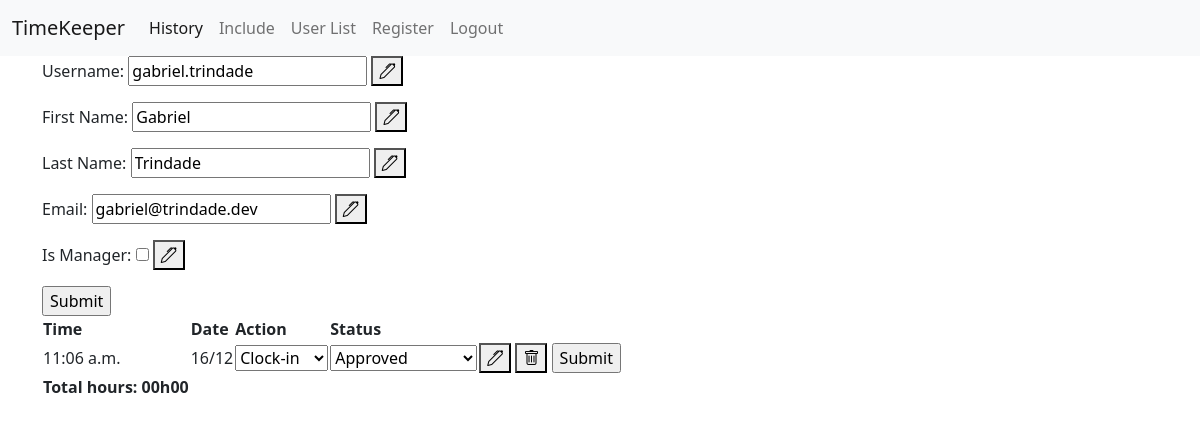
The app's page /users/2 (signed in), older data.
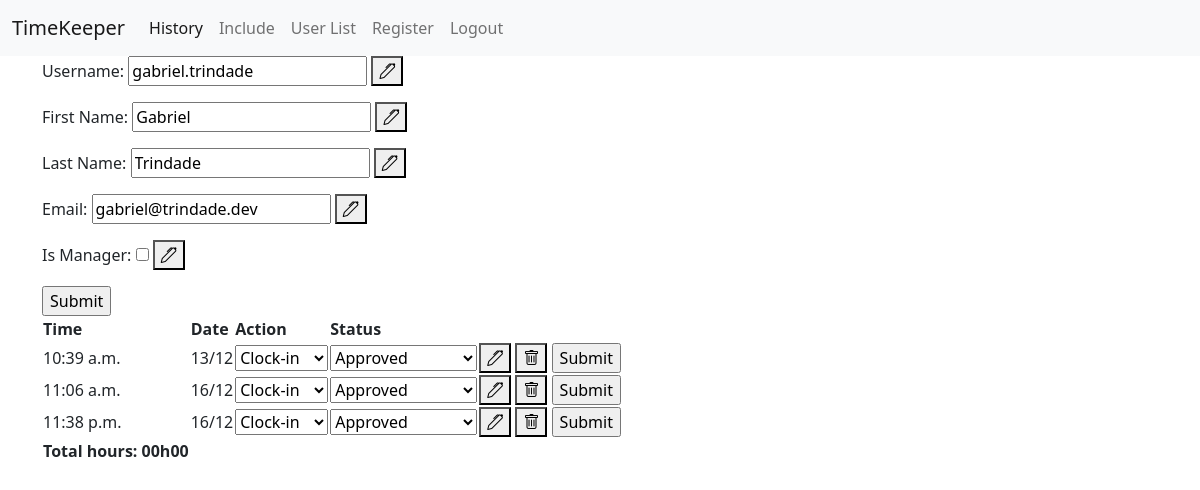
The same page, newer data.
### backend/models.py (models this page shows)
class Record(models.Model):
  user = models.ForeignKey(User, on_delete=models.CASCADE)
  date = models.DateTimeField(default=now)
  action = models.CharField(max_length=20, default='')
  status = models.CharField(max_length=20, default='Wating Approval')

### backend/views.py (the view, shortened to what this page needs)
# urls.py: path("users/<int:user_id>", views.user, name="user"),
def user(req, user_id):
    if not req.user.is_authenticated:
        messages.success(req, ("You must login to access this page"))
        return redirect("/auths")
    if not req.user.is_staff:
        messages.success(req, ("You can't access this page"))
        return redirect("/history")
    listed_user = User.objects.get(id=user_id)
    records = Record.objects.filter(user=listed_user).order_by("date__day")
    context = {
        "listed_user": listed_user,
        "records": records,
        "workedHours": calculateWorkedHours(records),
    }
    return render(req, "backend/user.html", context)

### backend/views.py (called while the page is built, shortened)
def calculateWorkedHours(records):
    worked_hours = timedelta(0)
    check_in_records = list(
        filter(
            lambda record: record.action == "Clock-in" and record.status == "Approved",
            records,
        )
    )
    worked_seconds = worked_hours.seconds
    return "{:02}h{:02}".format(worked_seconds // 3600, worked_seconds % 3600 // 60)

### backend/templates/backend/user.html (shortened to what this page needs)
{% extends 'backend/base.html' %}
{% block content%}
{% load static %}
<link rel="stylesheet" href="{% static 'css/user.css' %}">
<div class="userContainer">
  <form action="" method="post">
    <p>
      <label for="username">Username:</label>
      <input type="text" name="username" value="{{ listed_user.username }}">
      <button class="editIcon" type="button" onclick="editInput('firstName')">
        <i class="bi bi-pen"></i>
      </button>
    </p>
    <p>
      <label for="firstName">First Name:</label>
      <input type="text" id="firstName" name="firstName" value="{{ listed_user.first_name }}">
      <button class="editIcon" type="button" onclick="editInput('firstName')">
        <i class="bi bi-pen"></i>
      </button>
    </p>
    <p>
      <label for="lastName">Last Name:</label>
      <input type="text" id="lastName" name="lastName" value="{{ listed_user.last_name }}">
      <button class="editIcon" type="button" onclick="editInput('lastName')">
        <i class="bi bi-pen"></i>
      </button>
    </p>
    <p>
      <label for="email">Email:</label>
      <input type="email" id="userEmail" name="email" value="{{ listed_user.email }}">
      <button class="editIcon" type="button" onclick="editInput('userEmail')">
        <i class="bi bi-pen"></i>
      </button>
    </p>
    <p>
      <label for="role">Is Manager: </label>
      <input type="checkbox" id="userRole" name="role" {% if listed_user.is_staff %} checked {% endif %}>
      <button class="editIcon" type="button" onclick="editInput('userRole')">
        <i class="bi bi-pen"></i>
      </button>
    </p>
    <input type="submit" value="Submit">
  </form>
</div>
<div class="historyContainer">
  <table>
    <tr>
      <th>Time</th>
      <th>Date</th>
      <th>Action</th>
      <th>Status</th>
      <th></th>
    </tr>
    {% if records %}
      {% for record in records %}
      <tr>
        <form action="" method="post">
          <td>{{ record.date|time }}</td>
          <td>{{ record.date|date:'d/m' }}</td>
          <td>
            <select name="action" id="action{{record.id}}" class="action">
              <option value="Clock-in" {% if record.action == "Clock-in" %} selected {% endif %}>Clock-in</option>
            </select>
          </td>
          <td>
            <select name="status" id="status{{record.id}}" class="status">
              <option value="Approved" {% if record.status == "Approved" %} selected {% endif %}>Approved</option>
            </select>
          </td>
          <td>
            <button class="editIcon" type="button" onclick="editInput('record{{record.id}}')">
              <i class="bi bi-pen"></i>
            </button>
            <button class="deleteIcon" type="button" onclick="deleteRecord('record{{record.id}}')">
              <i class="bi bi-trash"></i>
            </button>
            <input class="saveIcon" type="submit">
          </td>
        </form>
      </tr>
      {% endfor %}
    {% else %}
    <tr>
      <td>No records found</td>
    </tr>
    {% endif %}
    <tr>
      <th>Total hours: {{ workedHours }}</th>
    </tr>
  </table>
</div>
{% endblock %}

Row changes from the older to the newer data that the page shows:
added Record: date "10:39 a.m.", date "13/12", action "Clock-in", status "Approved"
added Record: date "11:38 p.m.", date "16/12", action "Clock-in", status "Approved"
